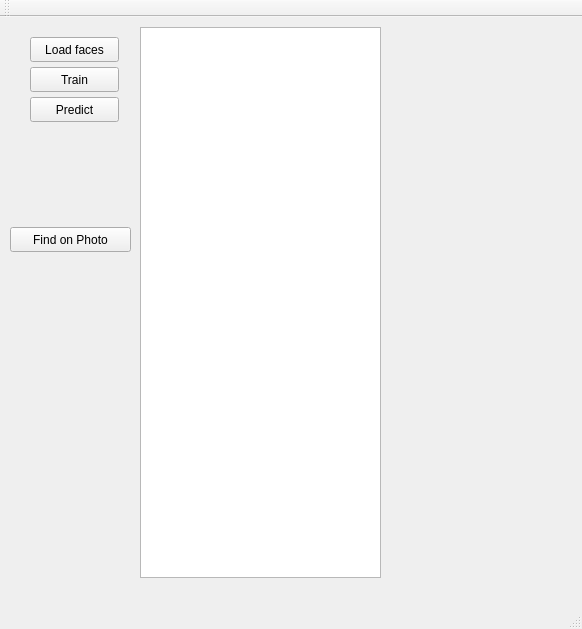
<?xml version="1.0" encoding="UTF-8"?>
<ui version="4.0">
 <class>MainWindow</class>
 <widget class="QMainWindow" name="MainWindow">
  <property name="geometry">
   <rect>
    <x>0</x>
    <y>0</y>
    <width>582</width>
    <height>629</height>
   </rect>
  </property>
  <property name="windowTitle">
   <string>MainWindow</string>
  </property>
  <widget class="QWidget" name="centralWidget">
   <widget class="QPushButton" name="pushButton_rand_face">
    <property name="geometry">
     <rect>
      <x>30</x>
      <y>20</y>
      <width>89</width>
      <height>25</height>
     </rect>
    </property>
    <property name="text">
     <string>Load faces</string>
    </property>
   </widget>
   <widget class="QPushButton" name="pushButton">
    <property name="geometry">
     <rect>
      <x>10</x>
      <y>210</y>
      <width>121</width>
      <height>25</height>
     </rect>
    </property>
    <property name="text">
     <string>Find on Photo</string>
    </property>
   </widget>
   <widget class="QPushButton" name="pushButton_train">
    <property name="geometry">
     <rect>
      <x>30</x>
      <y>50</y>
      <width>89</width>
      <height>25</height>
     </rect>
    </property>
    <property name="text">
     <string>Train</string>
    </property>
   </widget>
   <widget class="QPushButton" name="pushButton_oredict">
    <property name="geometry">
     <rect>
      <x>30</x>
      <y>80</y>
      <width>89</width>
      <height>25</height>
     </rect>
    </property>
    <property name="text">
     <string>Predict</string>
    </property>
   </widget>
   <widget class="QTextEdit" name="textEdit_status">
    <property name="geometry">
     <rect>
      <x>140</x>
      <y>10</y>
      <width>241</width>
      <height>551</height>
     </rect>
    </property>
   </widget>
  </widget>
  <widget class="QMenuBar" name="menuBar">
   <property name="geometry">
    <rect>
     <x>0</x>
     <y>0</y>
     <width>582</width>
     <height>22</height>
    </rect>
   </property>
  </widget>
  <widget class="QToolBar" name="mainToolBar">
   <attribute name="toolBarArea">
    <enum>TopToolBarArea</enum>
   </attribute>
   <attribute name="toolBarBreak">
    <bool>false</bool>
   </attribute>
  </widget>
  <widget class="QStatusBar" name="statusBar"/>
 </widget>
 <layoutdefault spacing="6" margin="11"/>
 <resources/>
 <connections/>
</ui>
